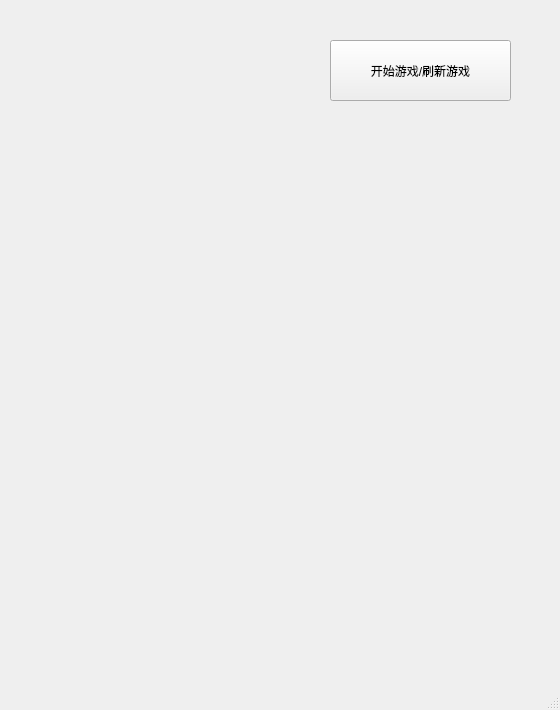
<?xml version="1.0" encoding="UTF-8"?>
<ui version="4.0">
 <class>lesson2</class>
 <widget class="QMainWindow" name="lesson2">
  <property name="geometry">
   <rect>
    <x>0</x>
    <y>0</y>
    <width>560</width>
    <height>710</height>
   </rect>
  </property>
  <property name="windowTitle">
   <string>MainWindow</string>
  </property>
  <widget class="QWidget" name="centralwidget">
   <widget class="QPushButton" name="start_2">
    <property name="geometry">
     <rect>
      <x>330</x>
      <y>40</y>
      <width>181</width>
      <height>61</height>
     </rect>
    </property>
    <property name="text">
     <string>开始游戏/刷新游戏</string>
    </property>
   </widget>
  </widget>
  <widget class="QMenuBar" name="menubar">
   <property name="geometry">
    <rect>
     <x>0</x>
     <y>0</y>
     <width>560</width>
     <height>21</height>
    </rect>
   </property>
  </widget>
  <widget class="QStatusBar" name="statusbar"/>
 </widget>
 <resources/>
 <connections/>
</ui>
